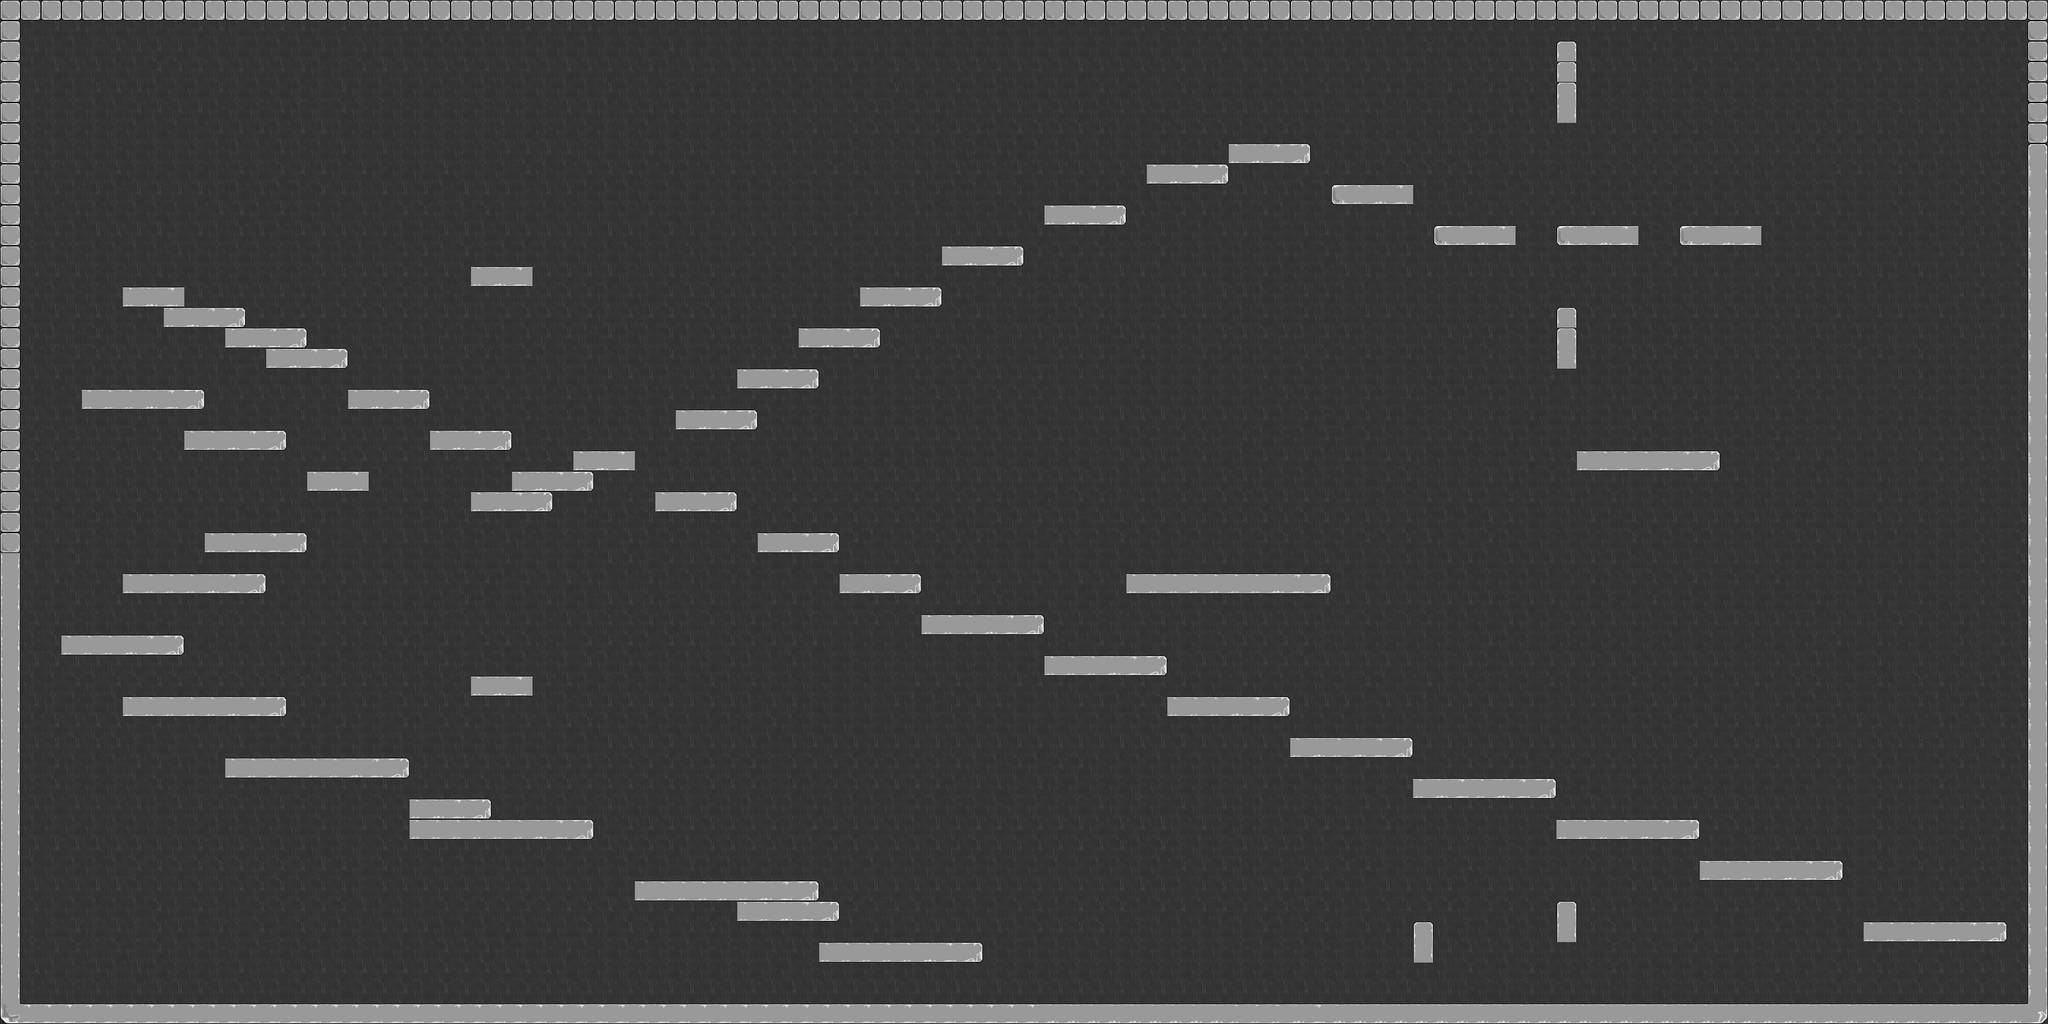

This is a level from a 2D game, rendered from its Tiled map with the project's own tilesets. A one-line summary and the map file follow, with tile-layer data summarised:
An orthogonal 100x50 tile map with 32x32 px tiles, 2 tile layers (BG, solid), 7 tilesets and 21 objects (11x solaris, 7x monstru, 2x end, player).

<map version="1.0" orientation="orthogonal" width="100" height="50" tilewidth="32" tileheight="32" backgroundcolor="#b8b8b8">
 <properties>
  <property name="gravity" value="3" />
  <property name="speed" value="1" />
 </properties>
 <tileset firstgid="1" name="stone" tilewidth="32" tileheight="32">
  <properties>
   <property name="solid" value="" />
  </properties>
  <image source="stone.png" width="192" height="160" />
 </tileset>
 <tileset firstgid="31" name="pipe" tilewidth="32" tileheight="32">
  <properties>
   <property name="spike" value="" />
  </properties>
  <image source="pipe.png" width="128" height="128" />
 </tileset>
 <tileset firstgid="47" name="stone_darker" tilewidth="32" tileheight="32">
  <properties>
   <property name="solid" value="" />
  </properties>
  <image source="stone_darker.png" width="192" height="160" />
 </tileset>
 <tileset firstgid="77" name="decorations" tilewidth="32" tileheight="32">
  <properties>
   <property name="solid" value="" />
  </properties>
  <image source="decorations.png" width="256" height="256" />
 </tileset>
 <tileset firstgid="141" name="small_dark_tile" tilewidth="32" tileheight="32">
  <image source="small_dark_tile.png" width="64" height="64" />
 </tileset>
 <tileset firstgid="145" name="stone darker" tilewidth="32" tileheight="32">
  <image source="stone_darker.png" width="192" height="160" />
 </tileset>
 <tileset firstgid="175" name="stone textured" tilewidth="32" tileheight="32">
  <image source="stone_textured.png" width="192" height="160" />
 </tileset>
 <layer name="BG" width="100" height="50">
  <data>[5000 cells, 5000 non-empty, 7 distinct tile ids]</data>
 </layer>
 <layer name="solid" width="100" height="50">
  <data>[5000 cells, 560 non-empty, 11 distinct tile ids]</data>
 </layer>
 <objectgroup color="#c80003" name="entitati" width="100" height="50">
  <object name="solaris" x="243" y="1139" width="76" height="60" />
  <object name="monstru" x="649" y="1496" width="345" height="33" />
  <object name="solaris" x="2103" y="1421" width="73" height="83" />
  <object name="monstru" x="1154" y="1018" width="238" height="41" />
  <object name="monstru" x="1773" y="1494" width="284" height="38" />
  <object name="monstru" x="2451" y="620" width="236" height="61" />
  <object name="player" x="2695" y="1466" width="124" height="49" />
  <object name="solaris" x="2323" y="1399" width="73" height="83" />
  <object name="monstru" x="106" y="1428" width="396" height="52" />
  <object name="monstru" x="1783" y="811" width="287" height="40" />
  <object name="monstru" x="1342" y="1318" width="284" height="67" />
  <object name="solaris" x="744" y="972" width="76" height="60" />
  <object name="solaris" x="580" y="501" width="76" height="60" />
  <object name="solaris" x="202" y="382" width="76" height="60" />
  <object name="solaris" x="1710" y="1198" width="76" height="60" />
  <object name="solaris" x="2024" y="1002" width="76" height="60" />
  <object name="solaris" x="2408" y="990" width="76" height="60" />
  <object name="solaris" x="2516" y="514" width="76" height="60" />
  <object name="solaris" x="2477" y="93" width="76" height="60" />
  <object name="end" x="134" y="536" width="160" height="55" />
  <object name="end" x="2764" y="297" width="245" height="46" />
 </objectgroup>
</map>
